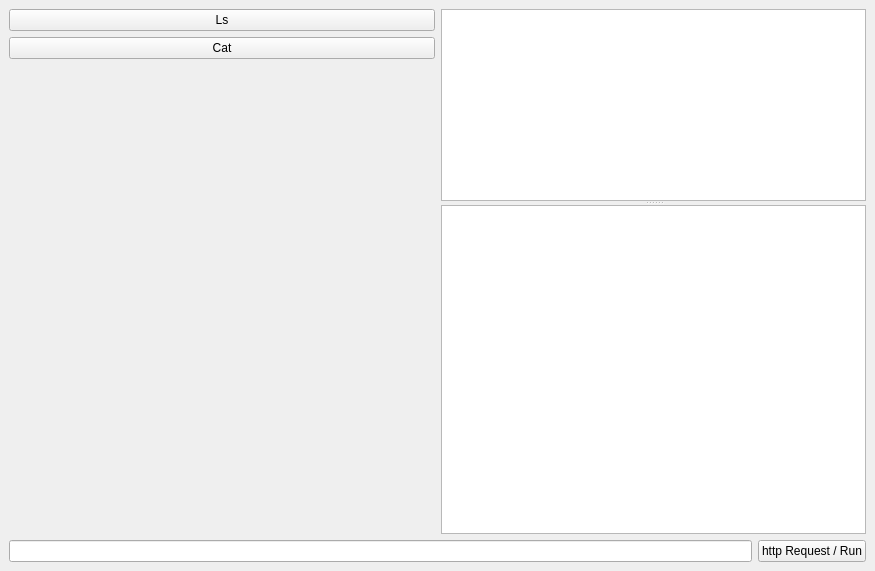
<?xml version="1.0" encoding="UTF-8"?>
<ui version="4.0">
 <class>MainWindow</class>
 <widget class="QMainWindow" name="MainWindow">
  <property name="geometry">
   <rect>
    <x>0</x>
    <y>0</y>
    <width>875</width>
    <height>571</height>
   </rect>
  </property>
  <property name="windowTitle">
   <string>MainWindow</string>
  </property>
  <widget class="QWidget" name="centralwidget">
   <layout class="QGridLayout" name="gridLayout">
    <item row="0" column="0">
     <layout class="QVBoxLayout" name="verticalLayout">
      <item>
       <layout class="QHBoxLayout" name="horizontalLayout_2">
        <item>
         <layout class="QVBoxLayout" name="verticalLayout_3">
          <item>
           <widget class="QPushButton" name="LsButton">
            <property name="text">
             <string>  Ls  </string>
            </property>
           </widget>
          </item>
          <item>
           <widget class="QPushButton" name="CatButton">
            <property name="text">
             <string>  Cat  </string>
            </property>
           </widget>
          </item>
          <item>
           <spacer name="verticalSpacer">
            <property name="orientation">
             <enum>Qt::Vertical</enum>
            </property>
            <property name="sizeHint" stdset="0">
             <size>
              <width>20</width>
              <height>40</height>
             </size>
            </property>
           </spacer>
          </item>
         </layout>
        </item>
        <item>
         <widget class="QSplitter" name="splitter">
          <property name="orientation">
           <enum>Qt::Vertical</enum>
          </property>
          <widget class="QPlainTextEdit" name="LogTextEdit">
           <property name="sizePolicy">
            <sizepolicy hsizetype="Expanding" vsizetype="Expanding">
             <horstretch>1</horstretch>
             <verstretch>0</verstretch>
            </sizepolicy>
           </property>
           <property name="baseSize">
            <size>
             <width>0</width>
             <height>0</height>
            </size>
           </property>
          </widget>
          <widget class="QGraphicsView" name="TreeGraphicsView">
           <property name="sizePolicy">
            <sizepolicy hsizetype="Expanding" vsizetype="Expanding">
             <horstretch>1</horstretch>
             <verstretch>2</verstretch>
            </sizepolicy>
           </property>
           <property name="baseSize">
            <size>
             <width>0</width>
             <height>0</height>
            </size>
           </property>
          </widget>
         </widget>
        </item>
       </layout>
      </item>
      <item>
       <layout class="QHBoxLayout" name="horizontalLayout">
        <item>
         <widget class="QLineEdit" name="EditPostRequestLine"/>
        </item>
        <item>
         <widget class="QPushButton" name="Button4Post">
          <property name="text">
           <string>http Request / Run</string>
          </property>
         </widget>
        </item>
       </layout>
      </item>
     </layout>
    </item>
   </layout>
  </widget>
 </widget>
 <resources/>
 <connections/>
</ui>
